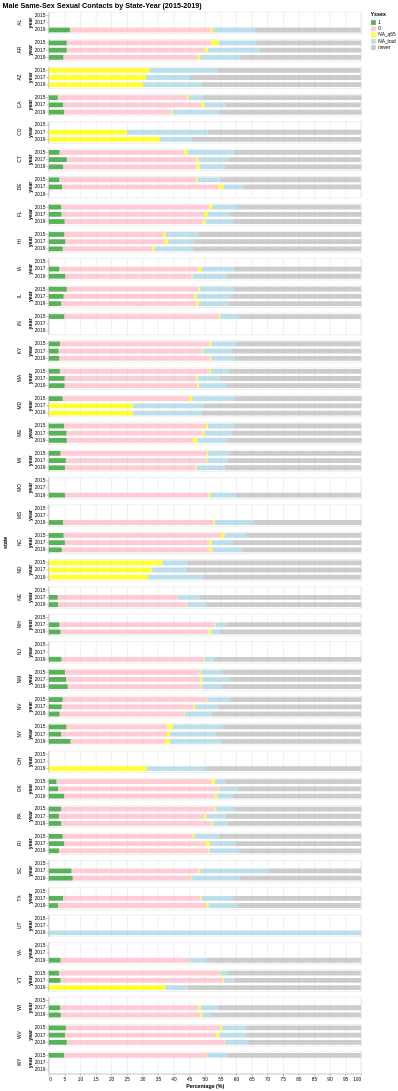

Specify this chart in Vega-Lite:
### Vega-Lite specification from a JSON file in a GitHub repository (floating-point values rounded to 4 significant figures; data arrays with more than 128 entries replaced by an {"elided": "..."} marker saying what was removed)
{"config": {"view": {"continuousWidth": 400, "continuousHeight": 300}, "range": {"category": ["#2ca02c", "pink", "yellow", "lightblue", "silver"]}, "title": {"fontSize": 15}}, "data": {"name": "data-e88e0f716de352d94f59d13e1ad5ad12"}, "mark": {"type": "bar", "opacity": 0.8, "size": 10}, "encoding": {"color": {"field": "Yssex", "sort": {"field": "order", "order": "ascending"}, "type": "nominal"}, "order": {"field": "order", "type": "nominal"}, "row": {"field": "state", "spacing": 10, "type": "nominal"}, "tooltip": [{"field": "state", "title": "State", "type": "nominal"}, {"field": "year", "title": "Year", "type": "ordinal"}, {"field": "Yssex", "title": "Same-Sex Contact", "type": "nominal"}, {"field": "percent", "title": "Percent (%)", "type": "quantitative"}], "x": {"aggregate": "sum", "axis": {"title": "Percentage (%)"}, "field": "percent", "scale": {"domainMax": 100}, "type": "quantitative"}, "y": {"field": "year", "type": "ordinal"}}, "height": 45, "selection": {"selector003": {"type": "interval", "bind": "scales", "encodings": ["x", "y"]}}, "title": "Male Same-Sex Sexual Contacts by State-Year (2015-2019)", "transform": [{"calculate": "{'1':0, '0':1, 'NA_q65':2, 'NA_had':3, 'never':4}[datum.Yssex]", "as": "order"}], "width": 650, "$schema": "https://vega.github.io/schema/vega-lite/v4.17.0.json", "datasets": {"data-e88e0f716de352d94f59d13e1ad5ad12": {"elided": "426 records"}}}
